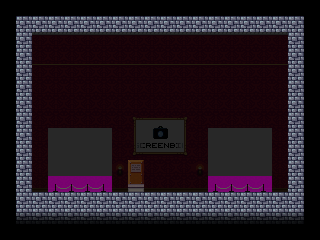

Below is a game level as drawn by its tile map, then a one-line description and the .tmx that defines it (tile-layer data replaced by summaries):
An orthogonal 20x15 tile map with 16x16 px tiles, 3 tile layers (back, center, front), 1 hidden layer not drawn, 3 tilesets and 8 objects (2x light, 2x painting, EXHIBIT, plaque, spawn, ...).

<map version="1.0" tiledversion="1.1.5" orientation="orthogonal" renderorder="right-down" width="20" height="15" tilewidth="16" tileheight="16" infinite="0" nextobjectid="12">
 <tileset firstgid="1" source="cshapes3.tsx" />
 <tileset firstgid="85" source="museum_tiles_16x16.tsx" />
 <tileset firstgid="277" source="mambazo_exhibits.tsx" />
 <layer name="back" width="20" height="15" opacity="0.16">
  <data>[300 cells, 160 non-empty, 18 distinct tile ids]</data>
 </layer>
 <objectgroup name="actors">
  <object id="1" name="EXHIBIT" x="128" y="112" width="64" height="80">
   <properties>
    <property name="type" value="FAKE" />
   </properties>
  </object>
  <object id="2" name="plaque" x="128" y="160" width="16" height="32">
   <properties>
    <property name="text" value=" ScreenBin|| This app let you upload your| screenshots. The screenshot url| would automatically populate| your clipboard for easy sharing.|| Mambazo 2012" />
    <property name="type" value="plaque" />
   </properties>
  </object>
  <object id="6" name="spawn" x="48" y="64" width="16" height="24">
   <properties>
    <property name="type" value="spawn" />
   </properties>
  </object>
  <object id="7" name="light" x="112.333" y="160.333" width="16" height="16">
   <properties>
    <property name="b" type="float" value="1" />
    <property name="g" type="float" value="1" />
    <property name="mode" value="solid" />
    <property name="r" type="float" value="1" />
    <property name="radius" type="float" value="64" />
    <property name="type" value="light" />
   </properties>
  </object>
  <object id="8" name="light" x="192.333" y="160.333" width="16" height="16">
   <properties>
    <property name="b" type="float" value="1" />
    <property name="g" type="float" value="1" />
    <property name="mode" value="solid" />
    <property name="r" type="float" value="1" />
    <property name="radius" type="float" value="64" />
    <property name="type" value="light" />
   </properties>
  </object>
  <object id="9" name="chandelier" x="144" y="80" width="32" height="16">
   <properties>
    <property name="type" value="chandelier" />
   </properties>
  </object>
  <object id="10" name="painting" x="48" y="128" width="64" height="48">
   <properties>
    <property name="facing_right" value="false" />
    <property name="fixed" value="true" />
    <property name="path" value="res/23434695.png" />
    <property name="to_map" value="museum_09.tmx" />
    <property name="to_position_x" type="int" value="640" />
    <property name="to_position_y" type="int" value="400" />
    <property name="type" value="painting" />
   </properties>
  </object>
  <object id="11" name="painting" x="208" y="128" width="64" height="48">
   <properties>
    <property name="facing_right" value="false" />
    <property name="fixed" value="true" />
    <property name="path" value="res/23434695.png" />
    <property name="to_map" value="museum_09.tmx" />
    <property name="to_position_x" type="int" value="640" />
    <property name="to_position_y" type="int" value="400" />
    <property name="type" value="painting" />
   </properties>
  </object>
 </objectgroup>
 <layer name="center" width="20" height="15" opacity="0.42">
  <data>[300 cells, 150 non-empty, 8 distinct tile ids]</data>
 </layer>
 <layer name="front" width="20" height="15">
  <data>[300 cells, 140 non-empty, 3 distinct tile ids]</data>
 </layer>
 <layer name="meta" width="20" height="15" visible="0" opacity="0.3">
  <data>[300 cells, 52 non-empty, 1 distinct tile ids]</data>
 </layer>
</map>
